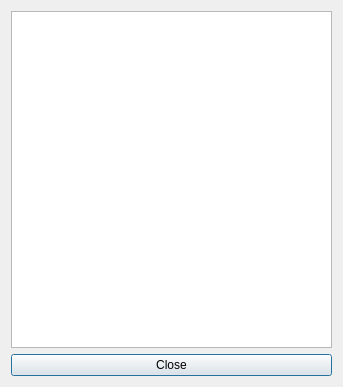
<?xml version="1.0" encoding="UTF-8"?>
<ui version="4.0">
 <class>ShowAircraftList</class>
 <widget class="QDialog" name="ShowAircraftList">
  <property name="geometry">
   <rect>
    <x>0</x>
    <y>0</y>
    <width>343</width>
    <height>387</height>
   </rect>
  </property>
  <property name="windowTitle">
   <string>Dialog</string>
  </property>
  <layout class="QGridLayout" name="gridLayout">
   <item row="0" column="0">
    <widget class="QTableView" name="tableView"/>
   </item>
   <item row="1" column="0">
    <widget class="QPushButton" name="closeButton">
     <property name="text">
      <string>Close</string>
     </property>
    </widget>
   </item>
  </layout>
 </widget>
 <resources/>
 <connections/>
</ui>
